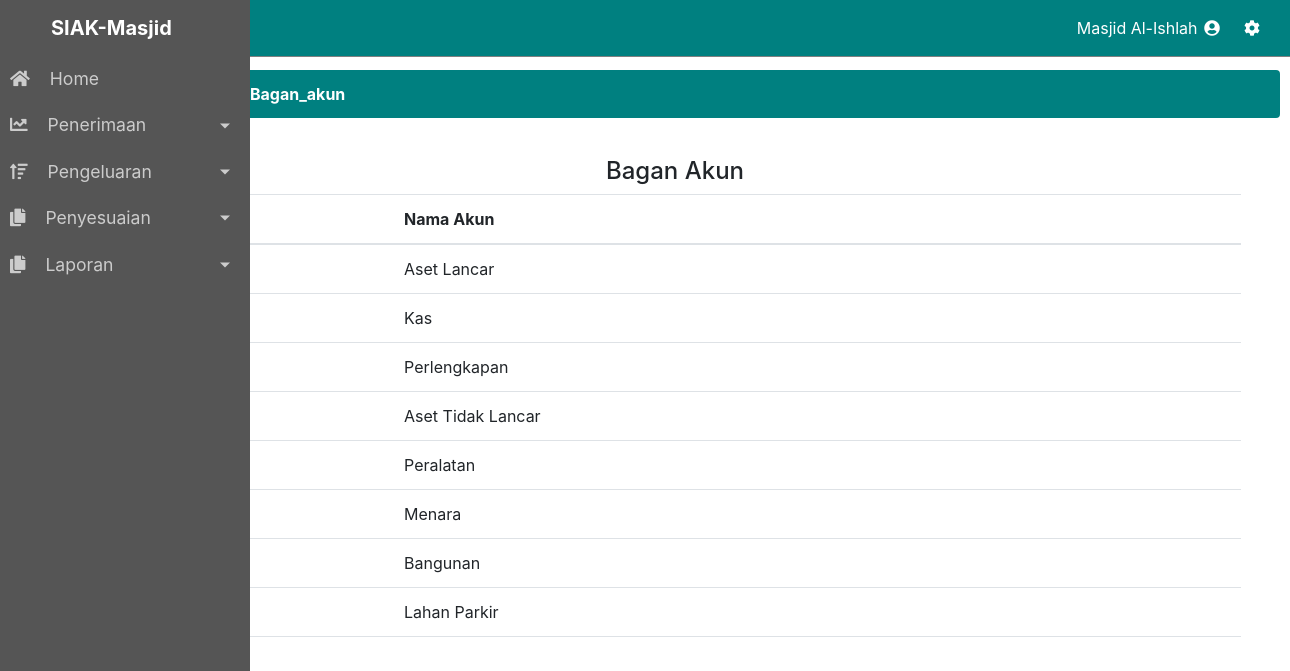
The page /index.php/admin/profil/bagan_akun on the database its author committed.
### tables this page shows
CREATE TABLE `profil` (
  `id` int(1) NOT NULL,
  `nama_masjid` text NOT NULL,
  `alamat` text NOT NULL,
  `no_telepon` varchar(13) NOT NULL,
  `no_rekening` varchar(52) NOT NULL,
  `tahun_berdiri` varchar(50) NOT NULL,
  `AD/ART` text NOT NULL,
  `badan_hukum` text NOT NULL,
  `luas_tanah` varchar(50) NOT NULL,
  `sertifikat_wakaf` varchar(13) NOT NULL,
  `sertifikat_yayasan` varchar(13) NOT NULL,
  PRIMARY KEY (`id`)
);

CREATE TABLE `akun` (
  `kode_akun` varchar(3) NOT NULL,
  `kel_akun` varchar(1) NOT NULL,
  `nama_akun` varchar(258) NOT NULL,
  PRIMARY KEY (`kode_akun`)
);

### application/controllers/admin/Profil.php (called while the page is built, shortened)
<?php
class Profil extends CI_Controller {
	public function bagan_akun(){
		$akun= $this->mod->GetTable('akun');
		$this->load->view('admin/profil/bagan_akun_v', array('akun'=>$akun));
	}
}

### index.php (called while the page is built, shortened)
<?php
require_once BASEPATH.'core/CodeIgniter.php';

### application/models/mod.php (called while the page is built, shortened)
<?php
class Mod extends CI_Model {
	public function GetTable($tabel)
	{
		$data=$this->db->get($tabel);
		return $data->result_array();
	}
}

### application/views/admin/profil/bagan_akun_v.php (the view, shortened to what this page needs)
<!DOCTYPE html>
<html style="overflow-x: hidden">
<head>
	<?php  $this->load->view("admin/_partials/head.php")?>
</head>
<body>
<div>
    <?php  $this->load->view("admin/_partials/navbar.php") ?>
    <div class="wrapper">
        <?php $this->load->view("admin/_partials/sidebar.php")  ?>
        <?php $this->load->view("admin/_partials/modal.php") ?>
        <?php $this->load->view("admin/_partials/js.php") ?>
    </div>
</div>
<div style="margin-top: 70px;margin-left: 60px;margin-bottom: -50px;">
    <?php $this->load->view("admin/_partials/breadcrumb.php") ?>
</div>
<section class="container-fluid ">
    <h4 style="text-align: center">Bagan Akun</h4>
    <div style="overflow-y: scroll; height: 450px;">
        <div class="table-responsive">
            <table class="table table-hover table-fixed" id="dataTable" width="100%" cellspacing="0">
                <thead>
                    <tr>
                        <th>Kode Akun</th>
                        <th>Nama Akun</th>
                    </tr>
                </thead>
                <tbody>
                    <?php foreach ($akun as $akuns){ ?>
                        <tr>
                            <td>
                            </td>
                            <td>
                                <?php echo $akuns['nama_akun'];?>
                            </td>
                        </tr>
                    <?php } ?>
                </tbody>
            </table>
        </div>
    </div>
</section>
</body>
</html>

### application/views/admin/_partials/head.php (shortened to what this page needs)
<head>
    <link rel="stylesheet" href="<?php echo base_url('css/style.css') ?>">
    <link rel="stylesheet" href="<?php echo base_url('css/bootstrap.css') ?>">
    <link rel="stylesheet" href="https://use.fontawesome.com/releases/v5.8.1/css/all.css">
</head>

### application/views/admin/_partials/navbar.php (shortened to what this page needs)
<div>
    <nav id="navbarTop" class="navbar navbar-expand navbar-dark static-top navbar-size navbar-fixed" style="z-index: 5;background-color: teal">
        <a class="navbar-brand mr-1 text-white" id="siteName" href="<?php echo site_url('admin') ?>"><?php echo SITE_NAME ?></a>
        <ul class="navbar-nav ml-auto">
            <li class="nav-item dropdown no-arrow">
                <a class="nav-link text-white" href="#" id="userDropdown" role="button" data-toggle="dropdown" aria-haspopup="true" aria-expanded="false">
                    <?php
                    $query = $this->db->query('SELECT nama_masjid FROM profil');
                    foreach ($query->result() as $row)
                    {
                        $nama=$row->nama_masjid;
                    }
                    echo $nama;
                    ?>
                    <i class="fas fa-user-circle fa-fw"></i>
                </a>
            </li>
            <li class="nav-item dropdown no-arrow mx-1">
                <a class="nav-link" href="#" id="messagesDropdown" role="button" data-toggle="dropdown" aria-haspopup="true" aria-expanded="false">
                    <i class="fas fa-cog fa-spin fa-fw"></i>
                </a>
            </li>
        </ul>
    </nav>
</div>

### application/views/admin/_partials/sidebar.php (shortened to what this page needs)
<nav id="sidebar" style="z-index: 6" class="navbar-fixed">
    <ul class="list-unstyled components">
        <a class="navbar-brand mr-1 text-white" id="siteName" href="<?php echo site_url('admin') ?>" style="margin-left: 51px;margin-top: 8px;margin-bottom: 8px;font-weight: bold;"><?php echo SITE_NAME ?></a>
        <li>
            <a href="<?php echo base_url();?>admin/beranda"><i class="fas fa-home "></i><span>Home</span></a>
        </li>
        <li>
            <a href="#penerimaanSubmenu" data-toggle="collapse" aria-expanded="false" class="dropdown-toggle"><i class="fas fa-chart-line "></i><span>Penerimaan</span></a>
        </li>
        <li>
            <a href="#pengeluaranSubmenu" data-toggle="collapse" aria-expanded="false" class="dropdown-toggle"><i class="fas fa-sort-amount-up "></i><span>Pengeluaran</span></a>
        </li>
        <li>
            <a href="#penyesuaianSubmenu" data-toggle="collapse" aria-expanded="false" class="dropdown-toggle"><i class="fas fa-copy "></i><span>Penyesuaian</span></a>
        </li>
        <li>
            <a href="#laporanSubmenu" data-toggle="collapse" aria-expanded="false" class="dropdown-toggle"><i class="fas fa-copy "></i><span>Laporan</span></a>
        </li>
    </ul>
</nav>

### application/views/admin/_partials/breadcrumb.php
<ol class="breadcrumb" style="margin-left: 50px; max-width: 1170px">
	<?php foreach ($this->uri->segments as $segment): ?>
	<?php
	$url = substr($this->uri->uri_string, 0, strpos($this->uri->uri_string, $segment)) . $segment;
	$is_active =  $url == $this->uri->uri_string;
	?>
	<li class="breadcrumb-item <?php echo $is_active ? 'active': '' ?>">
		<?php if($is_active): ?>
		<?php echo ucfirst($segment) ?>
		<?php else: ?>
		<a href="<?php echo site_url($url) ?>"><?php echo ucfirst($segment)." / " ?></a>
		<?php endif; ?>
	</li>
	<?php endforeach; ?>
</ol>

### css/style.css (style rules this page uses)
body { background-color: white !important; }
.breadcrumb { background-color: teal !important; color: white !important; margin-left: 50px !important; width: 1260px !important; }
.breadcrumb-item { color: white !important; }
.breadcrumb-item+.breadcrumb-item::before { margin-right: 0.5rem !important; color: white !important; }
.breadcrumb-item.active { color: white !important; font-weight: bold; }
.navbar { border-bottom:1px solid grey; }
#navbarTop #siteName { margin-left: 35px; font-weight: bold; }
#navbarTop i { color: white !important; }
.navbar-fixed { position: fixed !important; left: 0; top: 0; width: 100%; }
.wrapper { display: flex; align-items: stretch; }
#sidebar li { position: relative; display: block; width: 250px; }
a[data-toggle="collapse"] { position: relative; }
.dropdown-toggle::after { display: block; position: absolute; top: 50%; right: 20px; transform: translateY(-50%); }
body { font-family: 'Poppins', sans-serif; background: #fafafa; }
li a, li a:hover, li a:focus { color: inherit; text-decoration: none; transition: all 0.3s; display: block; }
#sidebar { background: #555; color: #ccc; transition: all 0.4s; width: 40px; overflow: hidden; min-height: 100vh; position: absolute; z-index: 1; }
#sidebar ul li a { padding: 10px; font-size: 1.1em; display: block; }
ul li span { margin-left: 20px; }
.container-fluid { max-width: 90%; -webkit-transform: translate(30px, 15%); -ms-transform: translate(30px, 15%); -o-transform: translate(30px, 15%); -moz-transform: translate(30px, 15%); }

### rows shown on the page
profil: nama_masjid "Masjid Al-Ishlah"
akun: nama_akun "Aset Lancar"
akun: nama_akun "Kas"
akun: nama_akun "Perlengkapan"
akun: nama_akun "Aset Tidak Lancar"
akun: nama_akun "Peralatan"
akun: nama_akun "Menara"
akun: nama_akun "Bangunan"
akun: nama_akun "Lahan Parkir"

### other values the page prints
SITE_NAME "SIAK-Masjid"
$segment "Bagan_akun"
